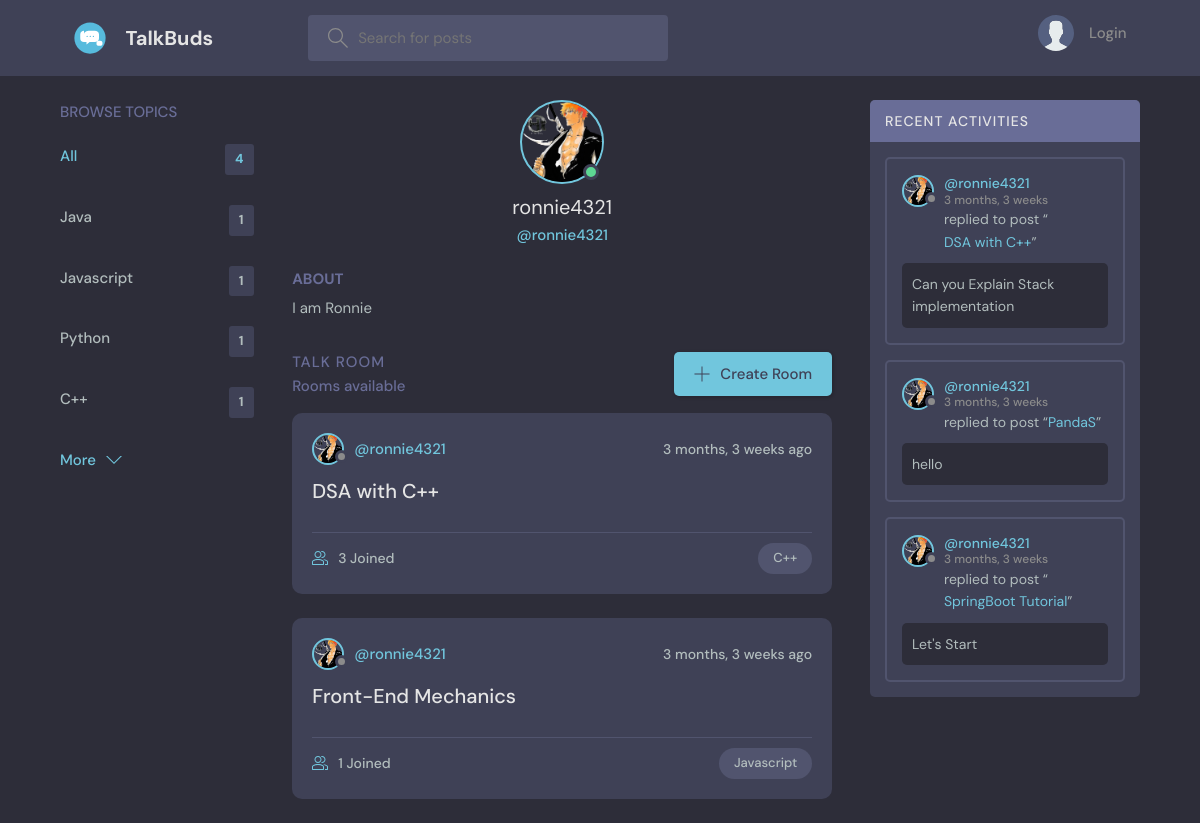
The app's page /profile/2/ with its own data.
### base/models.py (models this page shows, shortened)
class Topic(models.Model):
    name = models.CharField(max_length=200)

class User(AbstractUser):
    name = models.CharField(max_length=200,null=True)
    email = models.EmailField(unique=True, null=True)
    bio = models.TextField(null=True)
    avatar = models.ImageField(null=True,default="avatar.svg")
    USERNAME_FIELD = 'email'
    REQUIRED_FIELDS = ['username']

class Room(models.Model):
    host = models.ForeignKey(User, on_delete= models.SET_NULL, null= True)
    topic = models.ForeignKey(Topic, on_delete= models.SET_NULL, null= True)
    name = models.CharField(max_length=200)
    description = models.TextField(null=True, blank=True)
    participants = models.ManyToManyField(User,related_name='particpants',blank='True')
    updated = models.DateTimeField(auto_now= True)
    created = models.DateTimeField(auto_now_add= True)
    class Meta:
        ordering = ['-updated','-created']
    def __str__(self):
        return self.name

class message(models.Model):
    user = models.ForeignKey(User,on_delete=models.CASCADE)
    room = models.ForeignKey(Room, on_delete=models.CASCADE)
    body = models.TextField()
    updated = models.DateTimeField(auto_now= True)
    created = models.DateTimeField(auto_now_add= True)
    class Meta:
        ordering = ['-updated','-created']

### base/views.py (the view)
# urls.py: path('profile/<str:pk>/',profile,name="profile"),
def profile(request,pk):
    user = User.objects.get(id=pk)
    rooms = user.room_set.all()
    chats = user.message_set.all().order_by('-created')
    topics = Topic.objects.all()
    context = {'user':user,'rooms':rooms,'chats':chats,'topics':topics}
    return render(request,'base/profile.html',context)

### base/templates/base/profile.html (shortened to what this page needs)
{%extends 'main.html'%}
{% block content %}
  <main class="profile-page layout layout--3">
    <div class="container">
      {% include 'base/topics_component.html' %}
      <div class="roomList">
        <div class="profile">
            <div class="profile__avatar">
              <div class="avatar avatar--large active">
                <img src="{{user.avatar.url}}" />
              </div>
            </div>
            <div class="profile__info">
              <h3>{{user.username}}</h3>
              <p>@{{user.username}}</p>
            </div>
            <div class="profile__about">
              <h3>About</h3>
              <p>
                {{user.bio}}
              </p>
            </div>
        </div>
        <div class="roomList__header">
            <div>
              <h2>Talk Room</h2>
              <p>{{room_count}} Rooms available</p>
            </div>
            <a class="btn btn--main" href="{%url 'create-room'%}">
              <svg version="1.1" xmlns="http://www.w3.org/2000/svg" width="32" height="32" viewBox="0 0 32 32">
                <title>add</title>
                <path
                  d="M16.943 0.943h-1.885v14.115h-14.115v1.885h14.115v14.115h1.885v-14.115h14.115v-1.885h-14.115v-14.115z"
                ></path>
              </svg>
              Create Room
            </a>
        </div>
        {% include 'base/feed_component.html' %}
    </div>
      {%include 'base/activity_component.html'%}
    </div>
  </main>
</body>
{% endblock content %}

### base/templates/base/topics_component.html
<div class="topics">
    <div class="topics__header">
      <h2>Browse Topics</h2>
    </div>
    <ul class="topics__list">
      <li>
        <a href="{% url 'home' %}" class="active">All <span>{{topics.count}}</span></a>
      </li>
      {% for topic in topics %}
      <li>
        <a href="{% url 'home' %}?q={{topic.name}}">{{topic.name}}<span>{{topic.room_set.all.count}}</span></a>
      </li>
      {% endfor   %}
    </ul>
    <a class="btn btn--link" href="{% url 'topics'%}">
      More
      <svg version="1.1" xmlns="http://www.w3.org/2000/svg" width="32" height="32" viewBox="0 0 32 32">
        <title>chevron-down</title>
        <path d="M16 21l-13-13h-3l16 16 16-16h-3l-13 13z"></path>
      </svg>
    </a>
  </div>

### base/templates/base/feed_component.html (shortened to what this page needs)
{% for room in rooms %}
    <div class="roomListRoom">
      <div class="roomListRoom__header">
        <a href="{% url 'profile' room.host.id %}" class="roomListRoom__author">
          <div class="avatar avatar--small">
            <img src="{{room.host.avatar.url}}" />
          </div>
          <span>@{{ room.host.username }}</span>
        </a>
        <div class="roomListRoom__actions">
          <span>{{room.created|timesince}} ago</span>
        </div>
      </div>
      <div class="roomListRoom__content">
        <a href="{% url 'room' room.id%}">{{room.name}}</a>
      </div>
      <div class="roomListRoom__meta">
        <a href="{% url 'room' room.id%}" class="roomListRoom__joined">
          {{room.participants.all.count}} Joined
        </a>
        <p class="roomListRoom__topic">{{ room.topic.name }}</p>
      </div>
    </div>
{%endfor%}

### base/templates/base/activity_component.html
<div class="activities">
    <div class="activities__header">
      <h2>Recent Activities</h2>
    </div>
    {% for chat in chats %}
    <div class="activities__box">
      <div class="activities__boxHeader roomListRoom__header">
        <a href="{% url 'profile' chat.user.id %}" class="roomListRoom__author">
          <div class="avatar avatar--small">
            <img src="{{chat.user.avatar.url}}" />
          </div>
          <p>
            @{{chat.user.username}}
            <span>{{chat.created|timesince}}</span>
          </p>
        </a>
      </div>
      <div class="activities__boxContent">
        <p>replied to post “<a href="{% url 'room' chat.room.id %}">{{chat.room}}</a>”</p>
        <div class="activities__boxRoomContent">
            {{chat.body}}
        </div>
      </div>
    </div>
    {% endfor %}
  </div>

### records on screen
Topic: name "Java", room_set.all.count "1"
Topic: name "Javascript", room_set.all.count "1"
Topic: name "Python", room_set.all.count "1"
Topic: name "C++", room_set.all.count "1"
User: avatar (picture), username "ronnie4321", bio "I am Ronnie"
Room: host.avatar (picture), host.username "ronnie4321", created "3 months, 3 weeks", name "DSA with C++", participants.all.count "3", topic.name "C++"
Room: host.avatar (picture), host.username "ronnie4321", created "3 months, 3 weeks", name "Front-End Mechanics", participants.all.count "1", topic.name "Javascript"
message: user.avatar (picture), user.username "ronnie4321", created "3 months, 3 weeks", room "DSA with C++", body "Can you Explain Stack implementation"
message: user.avatar (picture), user.username "ronnie4321", created "3 months, 3 weeks", room "PandaS", body "hello"
message: user.avatar (picture), user.username "ronnie4321", created "3 months, 3 weeks", room "SpringBoot Tutorial", body "Let's Start"

### other values on screen
{{ topics.count }} "4"
